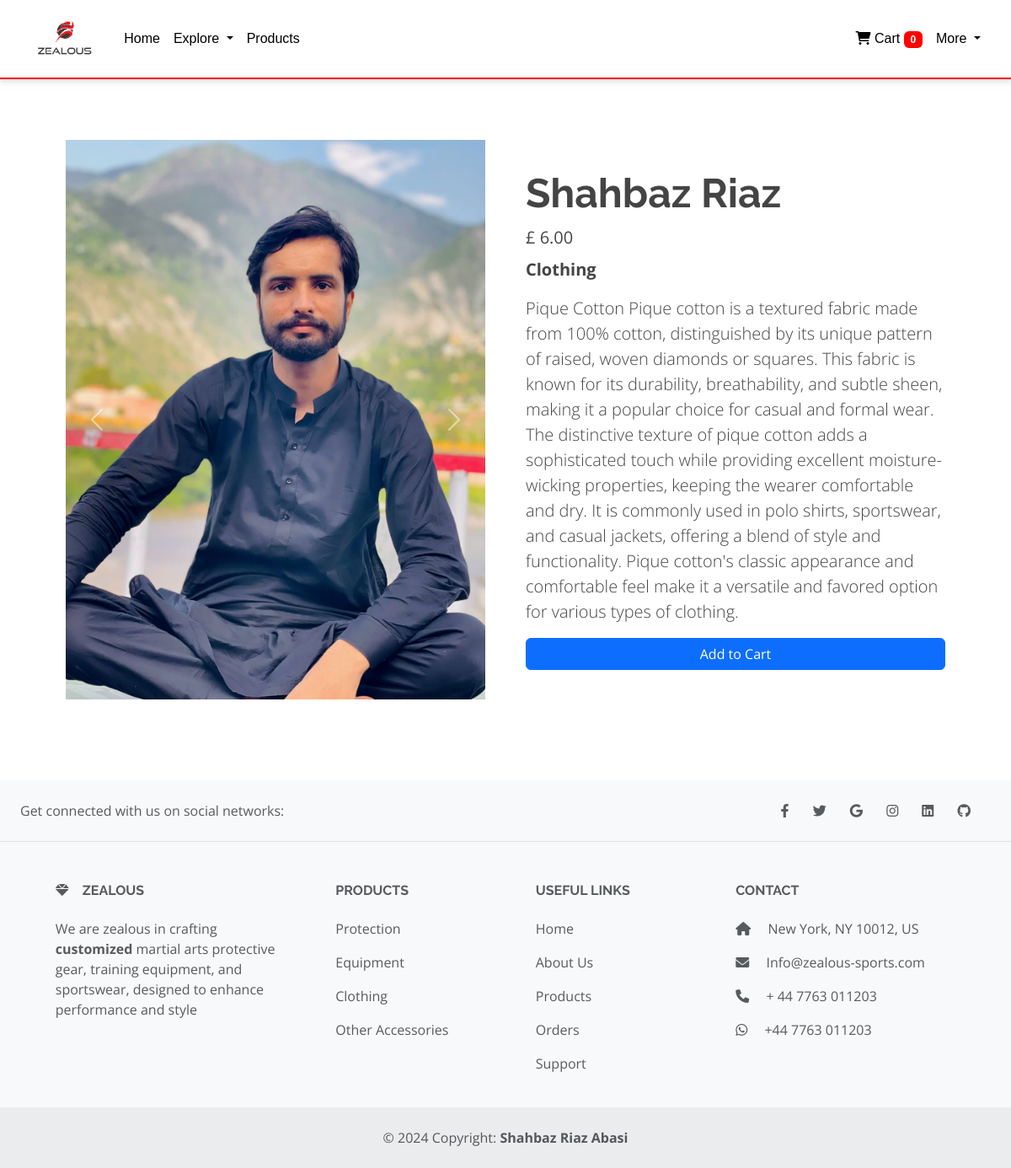
/cartPage/26/, run on the app's committed database.
### store/models/product.py (models this page shows, shortened)
class Product(models.Model):
    name = models.CharField(max_length=50)
    price = models.IntegerField(default=0)
    category= models.ForeignKey(Category, on_delete=models.CASCADE, default=1)
    description = models.CharField(max_length=1000, default='')
    image = models.ImageField(upload_to='products/')
    image2 = models.ImageField(upload_to='products/', null=True, blank=True)
    image3 = models.ImageField(upload_to='products/', null=True, blank=True)

### store/models/category.py (models this page shows, shortened)
class Category(models.Model):
    name = models.CharField(max_length=20)
    @staticmethod
    def get_all_category():
        return Category.objects.all()
    def __str__(self):
        return self.name

### store/views.py (the view)
# urls.py: path('cartPage/<int:product_id>/', views.cartPage, name='cartPage'),
def cartPage(request, product_id):
    product = get_object_or_404(Product, id=product_id)
    cart = request.session.get('cart', {})
    categories = Category.get_all_category()
    customer = None
    if 'customer_id' in request.session:
        customer = Customer.objects.filter(id=request.session['customer_id']).first()
    return render(request, 'product-details-page.html', {
        'product': product,
        'cart': cart,
        'Categories': categories,
        'Customer': customer
    })

### store/templatetags/custom_filter.py (called while the page is built)
@register.filter(name='currency')
def currency(value):
    try:
        return f"£  {value:,.2f}"
    except (ValueError, TypeError):
        return value

### store/templatetags/custom_filters.py (called while the page is built)
@register.filter(name='is_in_cart')
def is_in_cart(product, cart):
    return str(product.id) in cart

### store/templates/product-details-page.html (shortened to what this page needs)
{% extends "base.html" %}
{% load static %}
{% load custom_filter %}
{% load custom_filters %}
{% block content %}
<section class="py-5">
  <div class="container px-4 px-lg-5 my-5">
    <div class="row gx-4 gx-lg-5 align-items-center">
      <div class="col-md-6">
        <div id="productImageCarousel" class="carousel slide" data-bs-ride="carousel">
          <div class="carousel-inner">
            <div class="carousel-item active">
              <img class="d-block w-100" src="{{ product.image.url }}" alt="{{ product.name }}">
            </div>
          </div>
          <a class="carousel-control-prev" href="#productImageCarousel" role="button" data-bs-slide="prev">
            <span class="carousel-control-prev-icon" aria-hidden="true"></span>
          </a>
          <a class="carousel-control-next" href="#productImageCarousel" role="button" data-bs-slide="next">
            <span class="carousel-control-next-icon" aria-hidden="true"></span>
          </a>
        </div>
      </div>
      <div class="col-md-6">
        <h1 class="display-5 fw-bolder">{{ product.name }}</h1>
        <div class="fs-5 mb-2">
          <span>{{ product.price|currency }}</span>
        </div>
        <div class="fs-5 mb-3">
          <span><strong>{{ product.category }}</strong></span>
        </div>
        <p class="lead">{{ product.description }}</p>
              {% if product|is_in_cart:cart %}
              <div class="row no-gutters d-flex align-items-center">
                <form action="{% url 'update_cart' %}" method="POST" class="col-2 p-0 m-0">
                  {% csrf_token %}
                  <input hidden type="text" name="product" value="{{ product.id }}">
                  <input hidden type="text" name="remove" value="{{ product.id }}">
                  <input type="submit" class="btn btn-secondary w-100" value="-">
                </form>
                <div class="text-center col">
                  {{ product|cart_quantity:request.session.cart }} in Cart
                </div>
                <form action="{% url 'update_cart' %}" method="POST" class="col-2 p-0 m-0">
                  {% csrf_token %}
                  <input hidden type="text" name="product" value="{{ product.id }}">
                  <input type="submit" class="btn btn-secondary w-100" value="+">
                </form>
              </div>
              {% else %}
              <form action="{% url 'update_cart' %}" method="POST" class="btn-block">
                <input type="submit" class="btn btn-primary w-100" value="Add to Cart">
              </form>
              {% endif %}
          </div>
      </div>
  </div>
</section>
{% endblock %}
{% block footer %}
{% include "footer.html" %}
{% endblock %}

### store/templates/footer.html
<footer class="text-center text-lg-start bg-body-tertiary text-muted">
  <section class="d-flex justify-content-center justify-content-lg-between p-4 border-bottom">
    <div class="me-5 d-none d-lg-block">
      <span>Get connected with us on social networks:</span>
    </div>
    <div>
      <a href="" class="me-4 text-reset">
        <i class="fab fa-facebook-f"></i>
      </a>
      <a href="" class="me-4 text-reset">
        <i class="fab fa-twitter"></i>
      </a>
      <a href="" class="me-4 text-reset">
        <i class="fab fa-google"></i>
      </a>
      <a href="" class="me-4 text-reset">
        <i class="fab fa-instagram"></i>
      </a>
      <a href="" class="me-4 text-reset">
        <i class="fab fa-linkedin"></i>
      </a>
      <a href="" class="me-4 text-reset">
        <i class="fab fa-github"></i>
      </a>
    </div>
  </section>
  <section class="">
    <div class="container text-center text-md-start mt-5">
      <div class="row mt-3">
        <div class="col-md-3 col-lg-4 col-xl-3 mx-auto mb-4">
          <h6 class="text-uppercase fw-bold mb-4">
            <i class="fas fa-gem me-3"></i>ZEALOUS
          </h6>
          <p>
            We are zealous in crafting <strong>customized</strong>  martial arts protective gear, training equipment, and sportswear, designed to enhance performance and style
          </p>
        </div>
        <div class="col-md-2 col-lg-2 col-xl-2 mx-auto mb-4">
          <h6 class="text-uppercase fw-bold mb-4">
            Products
          </h6>
          <p>
            {% for category in Categories %}
            <a href="{% url 'products' %}?category={{ category.id }}" class="mt-3 mb-3 list-group-item list-group-item-action">{{ category.name }}</a>
            {% endfor %}
          </p>
        </div>
        <div class="col-md-3 col-lg-2 col-xl-2 mx-auto mb-4">
          <h6 class="text-uppercase fw-bold mb-4">
            Useful links
          </h6>
          <p>
            <a href="/" class="text-reset">Home</a>
          </p>
          <p>
            <a href="#!" class="text-reset">About Us</a>
          </p>
          <p>
            <a href="/products" class="text-reset">Products</a>
          </p>
          <p>
            <a href="/order" class="text-reset">Orders</a>
          </p>
          <p>
            <a href="#!" class="text-reset">Support</a>
          </p>
        </div>
        <div class="col-md-4 col-lg-3 col-xl-3 mx-auto mb-md-0 mb-4">
          <h6 class="text-uppercase fw-bold mb-4">Contact</h6>
          <p><i class="fas fa-home me-3"></i> New York, NY 10012, US</p>
          <p>
            <i class="fas fa-envelope me-3"></i>
            Info@zealous-sports.com
          </p>
          <p><i class="fas fa-phone me-3"></i> + 44 7763 011203</p>
          <p><i class="fab fa-whatsapp me-3"></i> +44 7763 011203</p>
        </div>
      </div>
    </div>
  </section>
  <div class="text-center p-4" style="background-color: rgba(0, 0, 0, 0.05);">
    © 2024 Copyright:
    <a class="text-reset fw-bold" target="_blank" href="https://shahbazriaz.online/">Shahbaz Riaz Abasi</a>
  </div>
</footer>

### store/static/css/main.css (style rules this page uses)
body { font-family: "Open Sans", sans-serif; color: #444444; padding-top: 70px; }
a { text-decoration: none; color: #d9232d; }
h1, h2, h3, h4, h5, h6 { font-family: "Raleway", sans-serif; }

### data on the page
Product: image (picture), name "Shahbaz Riaz", price "£ 6.00", category "Clothing", description "Pique Cotton Pique cotton is a textured fabric made from 100% cotton, distinguished by its unique pattern of raised, woven diamonds or squares. This fabric is known for its durability, breathability, and subtle sheen, making it a popular choice for casual and formal wear. The distinctive texture of pique cotton adds a sophisticated touch while providing excellent moisture-wicking properties, keeping the wearer comfortable and dry. It is commonly used in polo shirts, sportswear, and casual jackets, offering a blend of style and functionality. Pique cotton's classic appearance and comfortable feel make it a versatile and favored option for various types of clothing."
Category: name "Protection"
Category: name "Equipment"
Category: name "Clothing"
Category: name "Other Accessories"

### other printed values
{{ request.session.cart|length }} "0"
